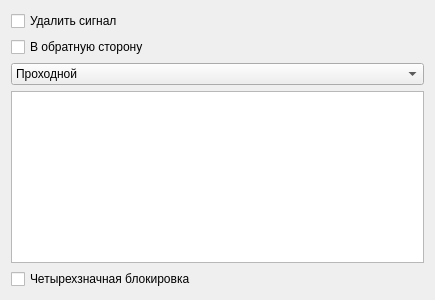
<?xml version="1.0" encoding="UTF-8"?>
<ui version="4.0">
 <class>SignalManager</class>
 <widget class="QWidget" name="SignalManager">
  <property name="geometry">
   <rect>
    <x>0</x>
    <y>0</y>
    <width>435</width>
    <height>300</height>
   </rect>
  </property>
  <property name="windowTitle">
   <string>Form</string>
  </property>
  <property name="locale">
   <locale language="Russian" country="Russia"/>
  </property>
  <layout class="QVBoxLayout" name="verticalLayout">
   <item>
    <widget class="QCheckBox" name="removeBox">
     <property name="text">
      <string>Удалить сигнал</string>
     </property>
     <property name="checked">
      <bool>false</bool>
     </property>
    </widget>
   </item>
   <item>
    <widget class="QCheckBox" name="reverseBox">
     <property name="text">
      <string>В обратную сторону</string>
     </property>
    </widget>
   </item>
   <item>
    <widget class="QComboBox" name="typeBox">
     <item>
      <property name="text">
       <string>Проходной</string>
      </property>
     </item>
     <item>
      <property name="text">
       <string>Выходной</string>
      </property>
     </item>
     <item>
      <property name="text">
       <string>Входной</string>
      </property>
     </item>
     <item>
      <property name="text">
       <string>Маршрутный</string>
      </property>
     </item>
    </widget>
   </item>
   <item>
    <widget class="QTreeView" name="fileView"/>
   </item>
   <item>
    <widget class="QCheckBox" name="fstateBox">
     <property name="text">
      <string>Четырехзначная блокировка</string>
     </property>
    </widget>
   </item>
  </layout>
 </widget>
 <resources/>
 <connections>
  <connection>
   <sender>removeBox</sender>
   <signal>clicked(bool)</signal>
   <receiver>fileView</receiver>
   <slot>setDisabled(bool)</slot>
   <hints>
    <hint type="sourcelabel">
     <x>217</x>
     <y>20</y>
    </hint>
    <hint type="destinationlabel">
     <x>217</x>
     <y>160</y>
    </hint>
   </hints>
  </connection>
  <connection>
   <sender>removeBox</sender>
   <signal>clicked(bool)</signal>
   <receiver>reverseBox</receiver>
   <slot>setDisabled(bool)</slot>
   <hints>
    <hint type="sourcelabel">
     <x>217</x>
     <y>20</y>
    </hint>
    <hint type="destinationlabel">
     <x>217</x>
     <y>50</y>
    </hint>
   </hints>
  </connection>
  <connection>
   <sender>removeBox</sender>
   <signal>clicked(bool)</signal>
   <receiver>fstateBox</receiver>
   <slot>setDisabled(bool)</slot>
   <hints>
    <hint type="sourcelabel">
     <x>217</x>
     <y>20</y>
    </hint>
    <hint type="destinationlabel">
     <x>217</x>
     <y>278</y>
    </hint>
   </hints>
  </connection>
 </connections>
</ui>
